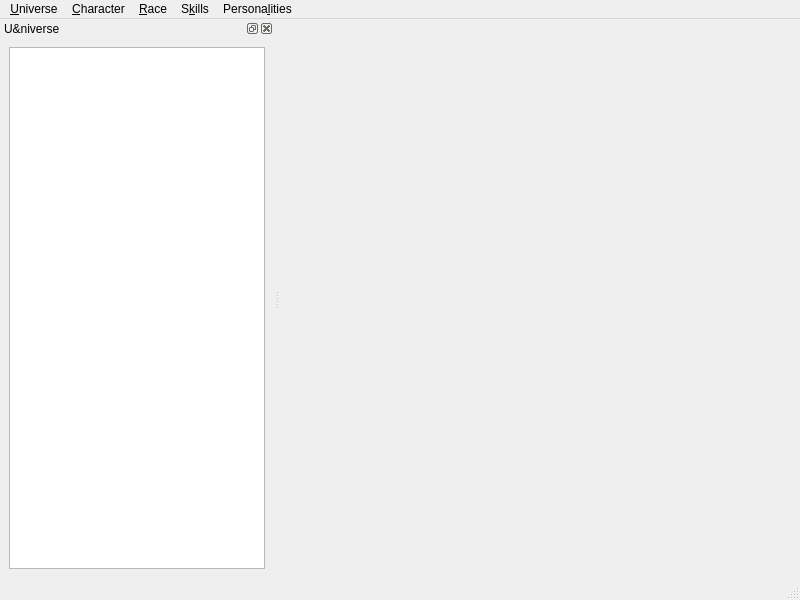
<?xml version="1.0" encoding="UTF-8"?>
<ui version="4.0">
 <class>MainWindow</class>
 <widget class="QMainWindow" name="MainWindow">
  <property name="geometry">
   <rect>
    <x>0</x>
    <y>0</y>
    <width>800</width>
    <height>600</height>
   </rect>
  </property>
  <property name="windowTitle">
   <string>JGRPG Toolkit v0.1</string>
  </property>
  <widget class="QWidget" name="centralwidget"/>
  <widget class="QMenuBar" name="menubar">
   <property name="geometry">
    <rect>
     <x>0</x>
     <y>0</y>
     <width>800</width>
     <height>19</height>
    </rect>
   </property>
   <widget class="QMenu" name="menuUniverse">
    <property name="title">
     <string>&amp;Universe</string>
    </property>
    <addaction name="actionNewUniverse"/>
    <addaction name="actionOpenUniverse"/>
    <addaction name="separator"/>
    <addaction name="actionSaveUniverse"/>
    <addaction name="actionSaveUniverseAs"/>
    <addaction name="separator"/>
    <addaction name="actionQuit"/>
   </widget>
   <widget class="QMenu" name="menuCharacter">
    <property name="title">
     <string>&amp;Character</string>
    </property>
    <addaction name="actionCharacterCreate"/>
   </widget>
   <widget class="QMenu" name="menuRace">
    <property name="title">
     <string>&amp;Race</string>
    </property>
    <addaction name="actionCreateRace"/>
   </widget>
   <widget class="QMenu" name="menuSkills">
    <property name="title">
     <string>S&amp;kills</string>
    </property>
    <addaction name="separator"/>
    <addaction name="actionCreateSkill"/>
   </widget>
   <widget class="QMenu" name="menuPersonalities">
    <property name="title">
     <string>Persona&amp;lities</string>
    </property>
    <addaction name="actionCreatePersonality"/>
   </widget>
   <addaction name="menuUniverse"/>
   <addaction name="menuCharacter"/>
   <addaction name="menuRace"/>
   <addaction name="menuSkills"/>
   <addaction name="menuPersonalities"/>
  </widget>
  <widget class="QStatusBar" name="statusbar"/>
  <widget class="QDockWidget" name="universeDockWidget">
   <property name="windowTitle">
    <string>U&amp;niverse</string>
   </property>
   <attribute name="dockWidgetArea">
    <number>1</number>
   </attribute>
   <widget class="QWidget" name="dockWidgetContents">
    <layout class="QVBoxLayout" name="verticalLayout">
     <item>
      <widget class="UniverseTreeView" name="universeTreeView"/>
     </item>
    </layout>
   </widget>
  </widget>
  <action name="actionNewUniverse">
   <property name="text">
    <string>&amp;New</string>
   </property>
  </action>
  <action name="actionOpenUniverse">
   <property name="text">
    <string>&amp;Open</string>
   </property>
  </action>
  <action name="actionSaveUniverse">
   <property name="text">
    <string>&amp;Save</string>
   </property>
   <property name="shortcut">
    <string>Ctrl+S</string>
   </property>
  </action>
  <action name="actionSaveUniverseAs">
   <property name="text">
    <string>Save &amp;as...</string>
   </property>
  </action>
  <action name="actionQuit">
   <property name="text">
    <string>&amp;Quit</string>
   </property>
   <property name="shortcut">
    <string>Ctrl+Q</string>
   </property>
  </action>
  <action name="actionCharacterCreate">
   <property name="text">
    <string>&amp;Create Character</string>
   </property>
   <property name="toolTip">
    <string>Create a New Character</string>
   </property>
  </action>
  <action name="actionCreateRace">
   <property name="text">
    <string>Create Race</string>
   </property>
  </action>
  <action name="actionCreatePersonality">
   <property name="text">
    <string>Create Personality</string>
   </property>
  </action>
  <action name="actionCreateSkill">
   <property name="text">
    <string>Create Skill</string>
   </property>
  </action>
 </widget>
 <customwidgets>
  <customwidget>
   <class>UniverseTreeView</class>
   <extends>QTreeView</extends>
   <header>jgrpg/UniverseTreeView.h</header>
  </customwidget>
 </customwidgets>
 <resources/>
 <connections>
  <connection>
   <sender>actionQuit</sender>
   <signal>triggered()</signal>
   <receiver>MainWindow</receiver>
   <slot>close()</slot>
   <hints>
    <hint type="sourcelabel">
     <x>-1</x>
     <y>-1</y>
    </hint>
    <hint type="destinationlabel">
     <x>399</x>
     <y>299</y>
    </hint>
   </hints>
  </connection>
  <connection>
   <sender>actionCharacterCreate</sender>
   <signal>triggered()</signal>
   <receiver>MainWindow</receiver>
   <slot>createCharacter()</slot>
   <hints>
    <hint type="sourcelabel">
     <x>-1</x>
     <y>-1</y>
    </hint>
    <hint type="destinationlabel">
     <x>399</x>
     <y>299</y>
    </hint>
   </hints>
  </connection>
  <connection>
   <sender>actionSaveUniverse</sender>
   <signal>triggered()</signal>
   <receiver>MainWindow</receiver>
   <slot>saveUniverse()</slot>
   <hints>
    <hint type="sourcelabel">
     <x>-1</x>
     <y>-1</y>
    </hint>
    <hint type="destinationlabel">
     <x>399</x>
     <y>299</y>
    </hint>
   </hints>
  </connection>
  <connection>
   <sender>actionSaveUniverseAs</sender>
   <signal>triggered()</signal>
   <receiver>MainWindow</receiver>
   <slot>saveUniverseAs()</slot>
   <hints>
    <hint type="sourcelabel">
     <x>-1</x>
     <y>-1</y>
    </hint>
    <hint type="destinationlabel">
     <x>399</x>
     <y>299</y>
    </hint>
   </hints>
  </connection>
  <connection>
   <sender>actionOpenUniverse</sender>
   <signal>triggered()</signal>
   <receiver>MainWindow</receiver>
   <slot>openUniverse()</slot>
   <hints>
    <hint type="sourcelabel">
     <x>-1</x>
     <y>-1</y>
    </hint>
    <hint type="destinationlabel">
     <x>399</x>
     <y>299</y>
    </hint>
   </hints>
  </connection>
  <connection>
   <sender>actionNewUniverse</sender>
   <signal>triggered()</signal>
   <receiver>MainWindow</receiver>
   <slot>newUniverse()</slot>
   <hints>
    <hint type="sourcelabel">
     <x>-1</x>
     <y>-1</y>
    </hint>
    <hint type="destinationlabel">
     <x>399</x>
     <y>299</y>
    </hint>
   </hints>
  </connection>
  <connection>
   <sender>actionCreateRace</sender>
   <signal>triggered()</signal>
   <receiver>MainWindow</receiver>
   <slot>createRace()</slot>
   <hints>
    <hint type="sourcelabel">
     <x>-1</x>
     <y>-1</y>
    </hint>
    <hint type="destinationlabel">
     <x>399</x>
     <y>299</y>
    </hint>
   </hints>
  </connection>
  <connection>
   <sender>actionCreateSkill</sender>
   <signal>triggered()</signal>
   <receiver>MainWindow</receiver>
   <slot>createSkill()</slot>
   <hints>
    <hint type="sourcelabel">
     <x>-1</x>
     <y>-1</y>
    </hint>
    <hint type="destinationlabel">
     <x>399</x>
     <y>299</y>
    </hint>
   </hints>
  </connection>
  <connection>
   <sender>actionCreatePersonality</sender>
   <signal>triggered()</signal>
   <receiver>MainWindow</receiver>
   <slot>createPersonality()</slot>
   <hints>
    <hint type="sourcelabel">
     <x>-1</x>
     <y>-1</y>
    </hint>
    <hint type="destinationlabel">
     <x>399</x>
     <y>299</y>
    </hint>
   </hints>
  </connection>
 </connections>
 <slots>
  <slot>createCharacter()</slot>
  <slot>saveUniverse()</slot>
  <slot>saveUniverseAs()</slot>
  <slot>openUniverse()</slot>
  <slot>newUniverse()</slot>
  <slot>createRace()</slot>
  <slot>createSkill()</slot>
  <slot>createPersonality()</slot>
 </slots>
</ui>
